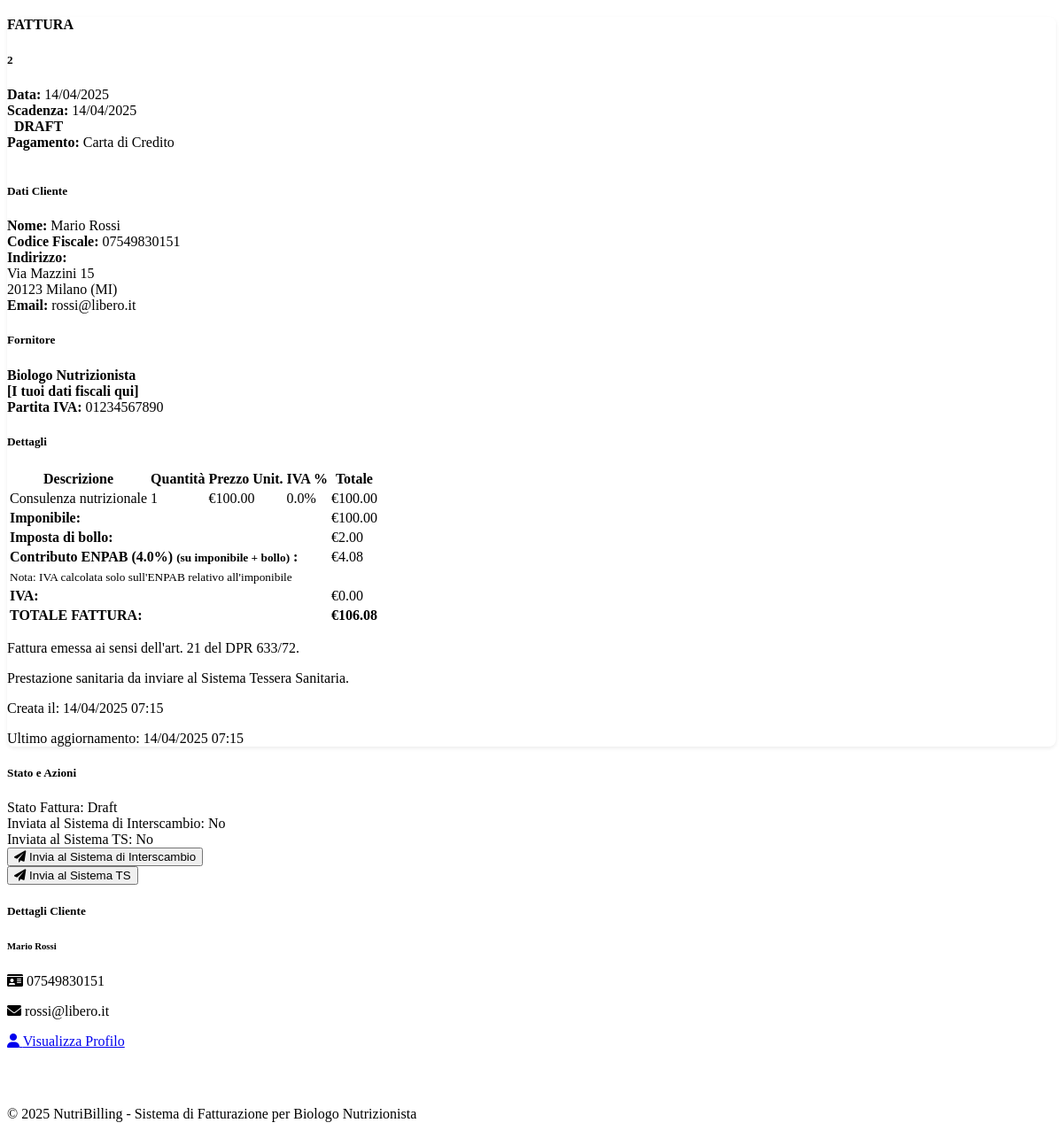
Page /invoices/view/1 (lower part) on the earlier database version.
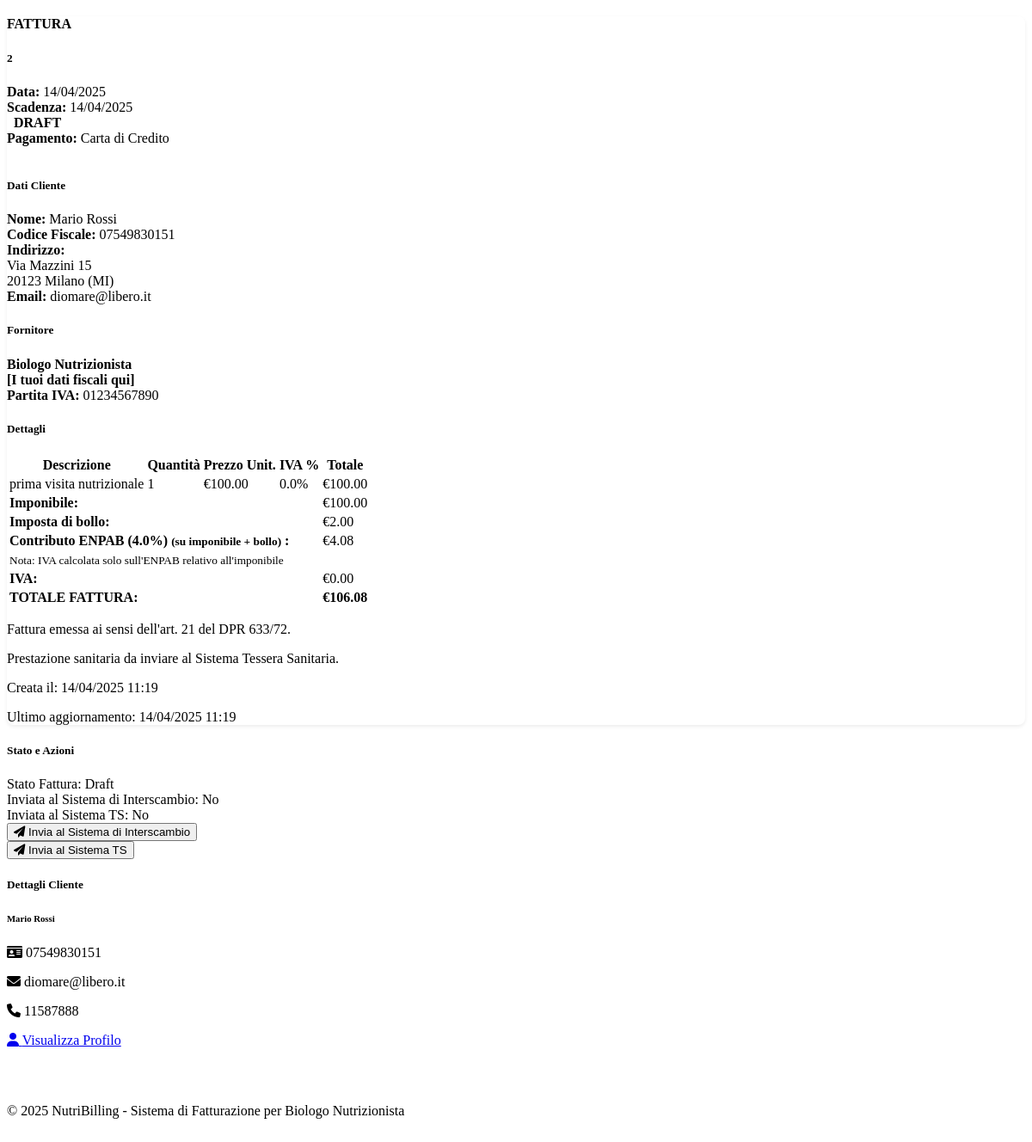
Same page on the later database version.
### models.py (models this page shows, shortened)
class PrivateClient(db.Model):
    __tablename__ = 'private_clients'
    id = db.Column(db.Integer, primary_key=True)
    first_name = db.Column(db.String(100), nullable=False)
    last_name = db.Column(db.String(100), nullable=False)
    fiscal_code = db.Column(db.String(16), nullable=False, unique=True)
    email = db.Column(db.String(120), nullable=True)
    phone = db.Column(db.String(20), nullable=True)
    address = db.Column(db.String(255), nullable=True)
    city = db.Column(db.String(100), nullable=True)
    postal_code = db.Column(db.String(10), nullable=True)
    province = db.Column(db.String(2), nullable=True)
    date_of_birth = db.Column(db.Date, nullable=True)
    notes = db.Column(db.Text, nullable=True)
    created_at = db.Column(db.DateTime, default=datetime.utcnow)
    updated_at = db.Column(db.DateTime, default=datetime.utcnow, onupdate=datetime.utcnow)
    invoices = db.relationship('Invoice', backref='private_client', lazy=True,
                               foreign_keys='Invoice.private_client_id')

class InvoiceItem(db.Model):
    __tablename__ = 'invoice_items'
    id = db.Column(db.Integer, primary_key=True)
    invoice_id = db.Column(db.Integer, db.ForeignKey('invoices.id', ondelete='CASCADE'), nullable=False)
    description = db.Column(db.String(255), nullable=False)
    quantity = db.Column(db.Integer, nullable=False, default=1)
    unit_price = db.Column(db.Float, nullable=False)
    vat_rate = db.Column(db.Float, nullable=False, default=22.0)  # Default 22% VAT in Italy
    exemption_reason = db.Column(db.String(255), nullable=True)
    created_at = db.Column(db.DateTime, default=datetime.utcnow)
    updated_at = db.Column(db.DateTime, default=datetime.utcnow, onupdate=datetime.utcnow)
    @property
    def total_price(self):
        return self.quantity * self.unit_price

class Invoice(db.Model):
    __tablename__ = 'invoices'
    id = db.Column(db.Integer, primary_key=True)
    invoice_number = db.Column(db.String(50), nullable=False, unique=True)
    invoice_date = db.Column(db.Date, nullable=False, default=datetime.utcnow().date)
    private_client_id = db.Column(db.Integer, db.ForeignKey('private_clients.id'), nullable=True)
    business_client_id = db.Column(db.Integer, db.ForeignKey('business_clients.id'), nullable=True)
    payment_method = db.Column(db.String(100), nullable=True)
    notes = db.Column(db.Text, nullable=True)
    payment_due_date = db.Column(db.Date, nullable=True)
    status = db.Column(db.String(20), nullable=False, default='draft')  # draft, sent, paid, cancelled
    sent_to_sdi = db.Column(db.Boolean, default=False)  # Sent to Sistema di Interscambio
    sent_to_sts = db.Column(db.Boolean, default=False)  # Sent to Sistema Tessera Sanitaria
    health_service_related = db.Column(db.Boolean, default=False)  # If related to health services
    apply_enpab = db.Column(db.Boolean, default=True)  # Apply ENPAB contribution (4%)
    apply_stamp = db.Column(db.Boolean, default=True)  # Apply revenue stamp (€2.00)
    stamp_amount = db.Column(db.Float, default=2.00)  # Revenue stamp amount, default €2.00
    enpab_rate = db.Column(db.Float, default=4.00)  # ENPAB rate, default 4%
    created_at = db.Column(db.DateTime, default=datetime.utcnow)
    updated_at = db.Column(db.DateTime, default=datetime.utcnow, onupdate=datetime.utcnow)
    items = db.relationship('InvoiceItem', backref='invoice', lazy=True, cascade="all, delete-orphan")
    @property
    def subtotal(self):
        return sum(item.total_price for item in self.items)
    @property
    def enpab_amount(self):
        if not self.apply_enpab:
            return 0
        stamp_amount = self.stamp_amount if self.apply_stamp else 0
        return (self.subtotal + stamp_amount) * (self.enpab_rate / 100)
    @property
    def taxable_amount(self):
        return self.subtotal + self.enpab_amount
    @property
    def total_vat(self):
        items_vat = sum(item.total_price * (item.vat_rate / 100) for item in self.items)
        has_vat_items = any(item.vat_rate > 0 for item in self.items)
        enpab_vat = 0
        if has_vat_items and self.apply_enpab:
            enpab_without_stamp = self.subtotal * (self.enpab_rate / 100)
            enpab_vat = enpab_without_stamp * 0.22
        return items_vat + enpab_vat
    @property
    def stamp_duty(self):
        if not self.apply_stamp:
            return 0
        return self.stamp_amount
    @property
    def total(self):
        return self.taxable_amount + self.total_vat + self.stamp_duty

### routes.py (the view)
@app.route('/invoices/view/<int:invoice_id>')
def view_invoice(invoice_id):
    invoice = Invoice.query.get_or_404(invoice_id)
    professionista = Professionista.query.first() # Recupera i dati del professionista
    return render_template('invoices/view.html', invoice=invoice, professionista=professionista)

### app.py (called while the page is built)
@app.context_processor
def utility_processor():
    def now():
        return datetime.now()
    return dict(now=now)

### templates/invoices/view.html (shortened to what the changed rows need)
{% extends "base.html" %}
{% block content %}
<div class="row">
    <div class="col-lg-8">
        <div class="card invoice-details mb-4">
            <div class="card-body p-4">
                <div class="row invoice-header mb-4">
                    <div class="col-md-6">
                        <h4 class="mb-1">FATTURA</h4>
                        <h5 class="text-primary mb-3">{{ invoice.invoice_number }}</h5>
                        <div>
                            <strong>Data:</strong> {{ invoice.invoice_date.strftime('%d/%m/%Y') }}
                        </div>
                        {% if invoice.payment_due_date %}
                        <div>
                            <strong>Scadenza:</strong> {{ invoice.payment_due_date.strftime('%d/%m/%Y') }}
                        </div>
                        {% endif %}
                    </div>
                    <div class="col-md-6 text-md-end">
                        <span class="invoice-status status-{{ invoice.status }} mb-2">
                            {{ invoice.status|capitalize }}
                        </span>
                        <div class="mt-3">
                            {% if invoice.payment_method %}
                            <strong>Pagamento:</strong> {{ invoice.payment_method }}
                            {% endif %}
                        </div>
                    </div>
                </div>
                <div class="row mb-4">
                    <div class="col-md-6">
                        <h5 class="mb-2">Dati Cliente</h5>
                        {% if invoice.private_client_id %}
                        <div>
                            <strong>Nome:</strong> {{ invoice.private_client.first_name }} {{ invoice.private_client.last_name }}
                        </div>
                        <div>
                            <strong>Codice Fiscale:</strong> {{ invoice.private_client.fiscal_code }}
                        </div>
                        {% if invoice.private_client.address %}
                        <div>
                            <strong>Indirizzo:</strong>
                            <div>
                                {{ invoice.private_client.address }}
                                {% if invoice.private_client.postal_code and invoice.private_client.city %}
                                <br>{{ invoice.private_client.postal_code }} {{ invoice.private_client.city }}
                                {% if invoice.private_client.province %}
                                ({{ invoice.private_client.province }})
                                {% endif %}
                                {% endif %}
                            </div>
                        </div>
                        {% endif %}
                        {% if invoice.private_client.email %}
                        <div>
                            <strong>Email:</strong> {{ invoice.private_client.email }}
                        </div>
                        {% endif %}
                        {% endif %}
                    </div>
                </div>
                <div class="table-responsive mb-4">
                    <table class="table table-striped">
                        <thead>
                            <tr>
                                <th>Descrizione</th>
                                <th class="text-center">Quantità</th>
                                <th class="text-end">Prezzo Unit.</th>
                                <th class="text-end">IVA %</th>
                                <th class="text-end">Totale</th>
                            </tr>
                        </thead>
                        <tbody>
                            {% for item in invoice.items %}
                            <tr>
                                <td>
                                    {{ item.description }}
                                </td>
                                <td class="text-center">{{ item.quantity }}</td>
                                <td class="text-end">€{{ "%.2f"|format(item.unit_price) }}</td>
                                <td class="text-end">{{ item.vat_rate }}%</td>
                                <td class="text-end">€{{ "%.2f"|format(item.total_price) }}</td>
                            </tr>
                            {% endfor %}
                        </tbody>
                        <tfoot>
                            <tr>
                                <td colspan="4" class="text-end"><strong>Imponibile:</strong></td>
                                <td class="text-end">€{{ "%.2f"|format(invoice.subtotal) }}</td>
                            </tr>
                            {% if invoice.apply_stamp %}
                            <tr>
                                <td colspan="4" class="text-end"><strong>Imposta di bollo:</strong></td>
                                <td class="text-end">€{{ "%.2f"|format(invoice.stamp_duty) }}</td>
                            </tr>
                            {% endif %}
                            {% if invoice.apply_enpab %}
                            <tr>
                                <td colspan="4" class="text-end">
                                    <strong>Contributo ENPAB ({{ "%.1f"|format(invoice.enpab_rate) }}%)
                                    {% if invoice.apply_stamp %}
                                    <small class="text-muted">(su imponibile + bollo)</small>
                                    {% endif %}:
                                    </strong>
                                </td>
                                <td class="text-end">€{{ "%.2f"|format(invoice.enpab_amount) }}</td>
                            </tr>
                            {% if invoice.apply_enpab and invoice.apply_stamp %}
                            <tr>
                                <td colspan="5" class="text-end">
                                    <small class="text-muted fst-italic">Nota: IVA calcolata solo sull'ENPAB relativo all'imponibile</small>
                                </td>
                            </tr>
                            {% endif %}
                            {% endif %}
                            <tr>
                                <td colspan="4" class="text-end"><strong>IVA:</strong></td>
                                <td class="text-end">€{{ "%.2f"|format(invoice.total_vat) }}</td>
                            </tr>
                            <tr>
                                <td class="text-end"><strong>€{{ "%.2f"|format(invoice.total) }}</strong></td>
                            </tr>
                        </tfoot>
                    </table>
                </div>
                <div class="mt-4 pt-3 border-top small">
                    <div class="row">
                        <div class="col-md-6 text-md-end">
                            <p>Creata il: {{ invoice.created_at.strftime('%d/%m/%Y %H:%M') }}</p>
                            <p>Ultimo aggiornamento: {{ invoice.updated_at.strftime('%d/%m/%Y %H:%M') }}</p>
                        </div>
                    </div>
                </div>
            </div>
        </div>
    </div>
    <div class="col-lg-4">
        <div class="card mb-4">
            <div class="card-body">
                <div class="d-flex justify-content-between align-items-center mb-3">
                    <span>Stato Fattura:</span>
                    <span class="badge {% if invoice.status == 'draft' %}bg-secondary{% elif invoice.status == 'sent' %}bg-primary{% elif invoice.status == 'paid' %}bg-success{% elif invoice.status == 'cancelled' %}bg-danger{% endif %}">
                        {{ invoice.status|capitalize }}
                    </span>
                </div>
                <div class="d-flex justify-content-between align-items-center mb-3">
                    <span>Inviata al Sistema di Interscambio:</span>
                    <span class="badge {% if invoice.sent_to_sdi %}bg-success{% else %}bg-danger{% endif %}">
                        {{ "Sì" if invoice.sent_to_sdi else "No" }}
                    </span>
                </div>
                <div class="d-flex justify-content-between align-items-center mb-4">
                    <span>Inviata al Sistema TS:</span>
                    <span class="badge {% if not invoice.health_service_related %}bg-secondary{% elif invoice.sent_to_sts %}bg-success{% else %}bg-danger{% endif %}">
                        {% if not invoice.health_service_related %}
                        N/A
                        {% else %}
                        {{ "Sì" if invoice.sent_to_sts else "No" }}
                        {% endif %}
                    </span>
                </div>
            </div>
        </div>
        <div class="card">
            <div class="card-body">
                {% if invoice.private_client_id %}
                <h6>{{ invoice.private_client.first_name }} {{ invoice.private_client.last_name }}</h6>
                <p class="mb-1">
                    <i class="fas fa-id-card me-2"></i> {{ invoice.private_client.fiscal_code }}
                </p>
                {% if invoice.private_client.email %}
                <p class="mb-1">
                    <i class="fas fa-envelope me-2"></i> {{ invoice.private_client.email }}
                </p>
                {% endif %}
                {% if invoice.private_client.phone %}
                <p class="mb-1">
                    <i class="fas fa-phone me-2"></i> {{ invoice.private_client.phone }}
                </p>
                {% endif %}
                <div class="mt-3">
                    <a href="{{ url_for('view_private_client', client_id=invoice.private_client_id) }}" class="btn btn-sm btn-outline-primary">
                        <i class="fas fa-user me-1"></i> Visualizza Profilo
                    </a>
                </div>
                {% endif %}
            </div>
        </div>
    </div>
</div>
{% endblock %}

Differences in the rows shown:
changed Invoice "DRAFT": created_at "14/04/2025 07:15" → "14/04/2025 11:19"; updated_at "14/04/2025 07:15" → "14/04/2025 11:19"
changed PrivateClient "Mario": private_client.email "rossi@libero.it" → "diomare@libero.it"; phone empty → "11587888" (drawn); private_client.phone (not shown) → "11587888"
changed InvoiceItem: description "Consulenza nutrizionale" → "prima visita nutrizionale"
